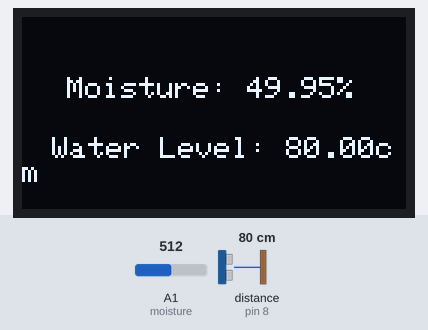
A sketch run on a simulated Arduino Uno, built with avr-gcc and run on an emulated ATmega328P. On the bench: 128×64 one-colour display. The inputs (shaded band) are chosen by the test bench; at power-on: distance to the obstacle (sensor on pin 8) 80 cm, A1 (moisture) = 512.

Above: at 1.8 s.
1.9 s: distance to the obstacle (sensor on pin 8) set to 2 cm
At 2.7 s:
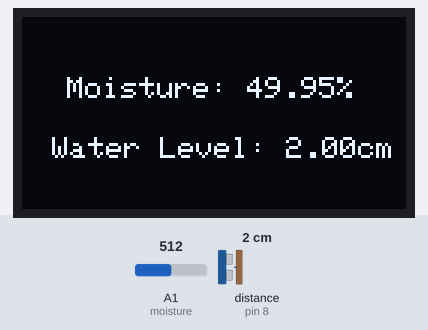
3.6 s: A1 (moisture) set to 716
At 5.1 s:
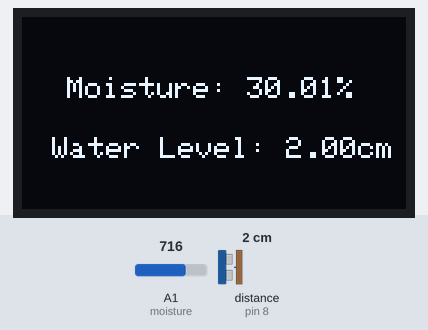
5.7 s: distance to the obstacle (sensor on pin 8) set to 4 cm
At 7.5 s:
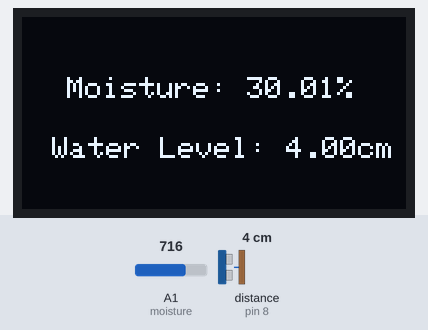
7.8 s: A1 (moisture) set to 900
At 8.8 s:
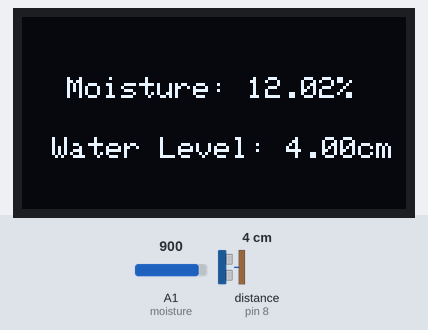
9.9 s: distance to the obstacle (sensor on pin 8) set to 9 cm
At 11.2 s:
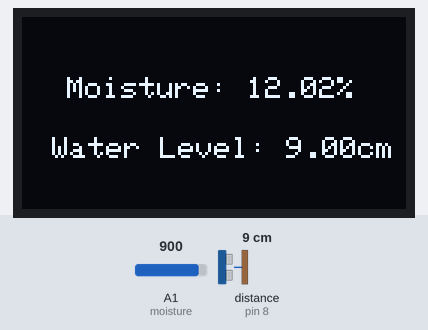
12.0 s: A1 (moisture) set to 1023
At 13.7 s:
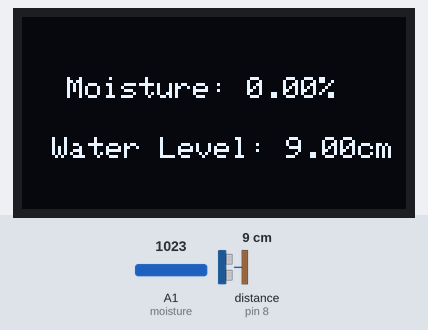
Timing chart, 0 to 15.1 s (numbered marks = the images above; inputs shaded):
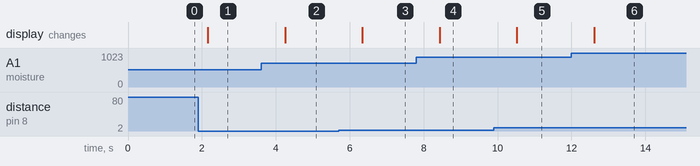

The sketch:

test_data.ino
```cpp
#include <HCSR04.h>
#include <SoftwareSerial.h>
#include <Wire.h> // Library for I2C communication
#include <Adafruit_SSD1306.h>
#include <Adafruit_GFX.h>
// OLED display TWI address
#define OLED_ADDR   0x3C
Adafruit_SSD1306 display(-1);

#if (SSD1306_LCDHEIGHT != 64)
#error("Height incorrect, please fix Adafruit_SSD1306.h!");
#endif


SoftwareSerial BT(10, 11); //TX, RX respetively
UltraSonicDistanceSensor distanceSensor(9, 8);  // Initialize sensor that uses digital pins 9 and 10.
int moisture = A1;  /* Soil moisture sensor O/P pin */
void setup () {
  Serial.begin(9600);  // We initialize serial connection so that we could print values from sensor.
  BT.begin(9600);// We initialize bluetooth module.
  // initialize and clear display
  display.begin(SSD1306_SWITCHCAPVCC, OLED_ADDR);
  display.clearDisplay();

}
//E-innovators
void loop () {
  float moisture_percentage;
  float sensor_analog;
  sensor_analog = analogRead(moisture);
  moisture_percentage = ( 100 - ((sensor_analog / 1023.00) * 100 ));

  //Every 1 SECOND, do a measurement using the sensor and print the distance in centimeters.
  float distance = distanceSensor.measureDistanceCm();
  if (distance < 0) {
    distance = 0;
  }
  // display a line of text
  display.setTextSize(1);
  display.setTextColor(WHITE);
  display.setCursor(15, 20);
  display.print("Moisture: ");
  display.print(moisture_percentage);
  display.print("%");
  display.setCursor(10, 40);
  display.print("Water Level: ");
  display.print(distance);
  display.print("cm");
  display.display();
  //delay(1000);
  display.clearDisplay();
  //Serial.println(distance);
  BT.print(distance);
  BT.print("|");
  BT.print(moisture_percentage);
  BT.println();
  delay(1000);

}
```

Measured:
- after the input at 1.9 s, the display: changes after 0.26 s (image 1)
- after the input at 3.6 s, the display: changes after 0.65 s (image 2)
- after the input at 5.7 s, the display: changes after 0.64 s (image 3)
- after the input at 7.8 s, the display: changes after 0.63 s (image 4)
- after the input at 9.9 s, the display: changes after 0.62 s (image 5)
- after the input at 12.0 s, the display: changes after 0.61 s (image 6)
